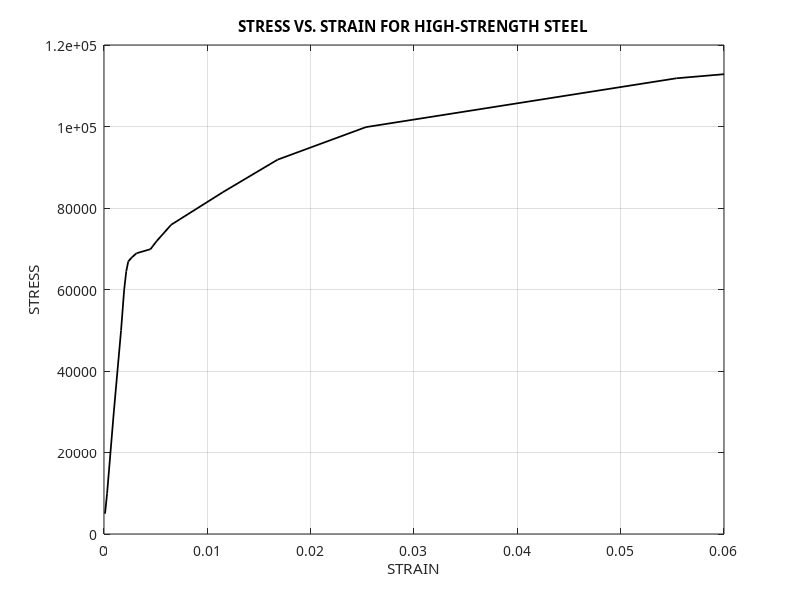

Here is the MATLAB script that generated this plot:
%lbs
load = [1000 2000 6000 10000 12000 12900 13400 13600 13800 14000 14400 15200 16800 18400 20000 22400 22600];
%inches
elongation = [0.0002 0.0006 0.0019 0.0033 0.0039 0.0043 0.0047 0.0054 0.0063 0.0090 0.0102 0.0130 0.0230 0.0336 0.0507 0.1108 0.12];

stress = load./(pi/4*(.505)^2);
strain = elongation./2;

plot(strain,stress,'k','LineWidth',1.25);
title("STRESS VS. STRAIN FOR HIGH-STRENGTH STEEL");
xlabel("STRAIN");
ylabel("STRESS");
set(gca,'FontName','Poppins');
set(gca,'FontSize',10);
grid on
